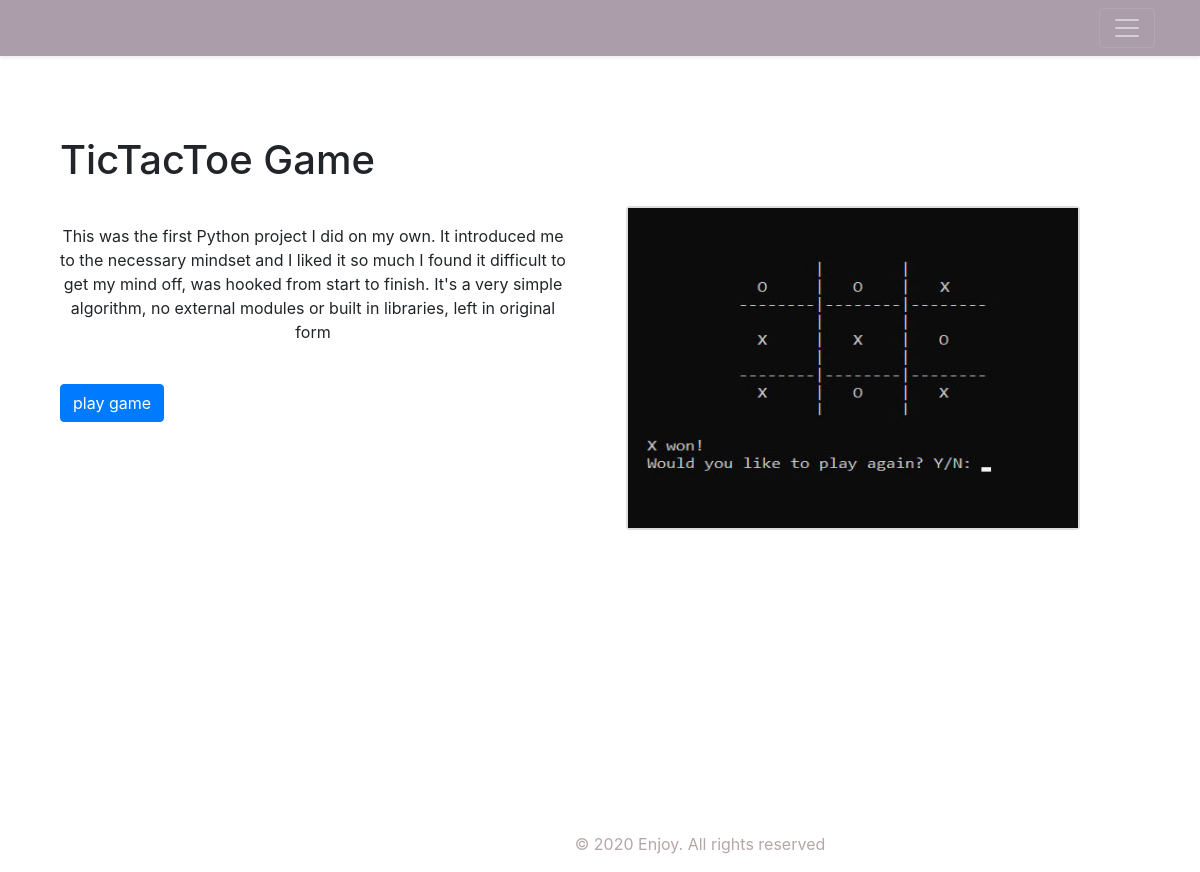
Before: /1/ with the older database file.
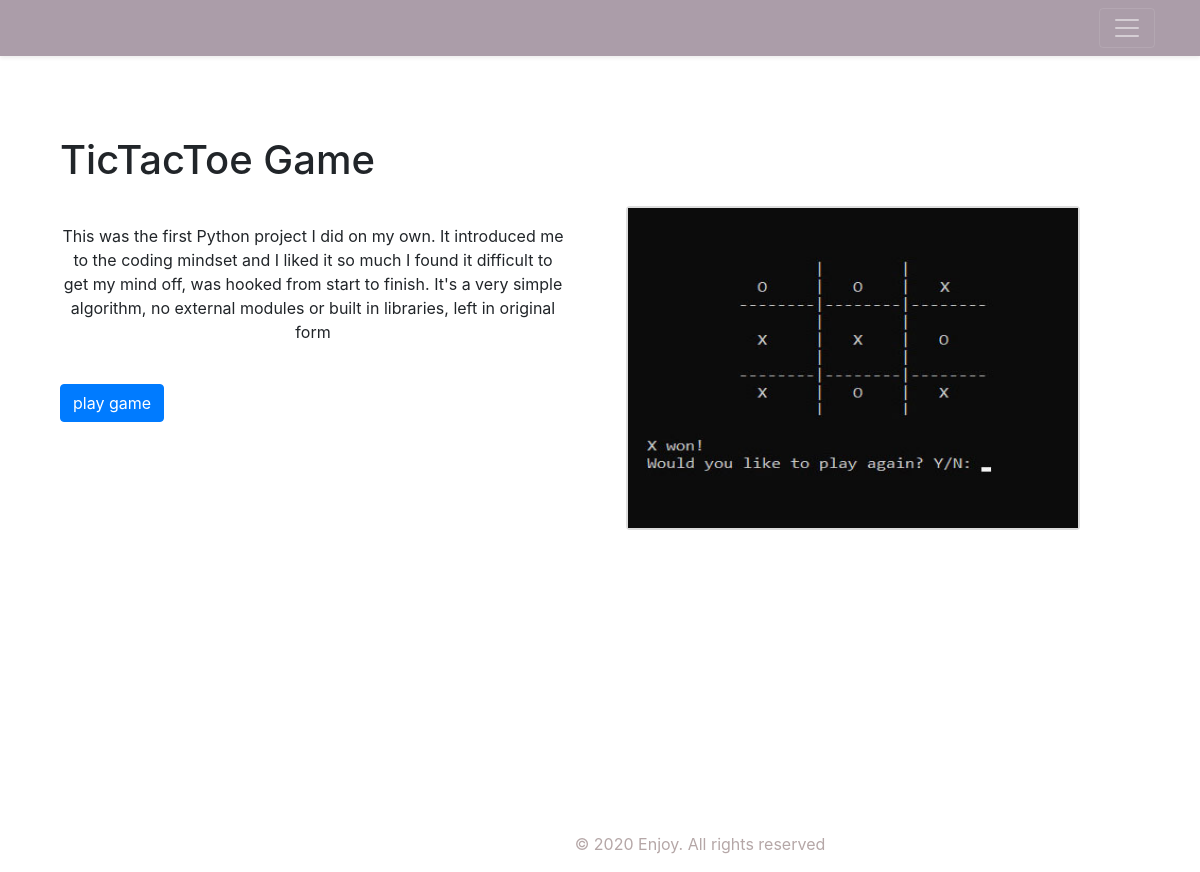
After: the same page with the newer database file.
### portfolio/models.py (models this page shows, shortened)
class Project(models.Model):
    title = models.CharField(max_length=100)
    description = models.TextField(max_length=2000)
    image = models.ImageField(upload_to='portfolio/images/')
    url = models.URLField(blank=True)

### portfolio/views.py (the view)
# urls.py: path('<int:project_id>/', views.project_detail, name= 'project_detail'),
def project_detail(request, project_id):
    project= get_object_or_404(Project, pk=project_id)
    return render(request, 'portfolio/portfolio_detail.html', {'project':project})

### portfolio/templates/portfolio/portfolio_detail.html (shortened to what this page needs)
{% extends 'portfolio/base.html' %}
{% block content %}
<div class="footer_padding">
  <div class="projectimage">
    <a href="{{ project.url }}" target="_blank" style="color:#252529; text-decoration: none;"><img src="{{ project.image.url }}" height="320" width="450"></a>
  </div>
  <h1 class="pr_title">{{ project.title }}</h1>
  <p class="pr_description">{{ project.description|safe }}</p>
  {% if project.title == 'TicTacToe Game' %}
  <a class="li_nk" href="{{ project.url }}" target="_blank"><p class='btn btn-primary'>play game</p></a>
  {% else %}
  <a class="li_nk" href="{{ project.url }}" target="_blank"><p class='btn btn-primary'>visit site</p></a>
  {% endif %}
</div>
<br>
<br>
<br>
<br>
<br>
<br>
<footer style="bottom: 0;"class="footer_detail">
  <div class="container">
    <p>© 2020 Enjoy. All rights reserved</p>
  </div>
</footer>
{% endblock %}

Changed rows visible on the page:
changed Project "TicTacToe Game": description "…introduced me to the necessary mindset and I liked…" → "…introduced me to the coding mindset and I liked…"
